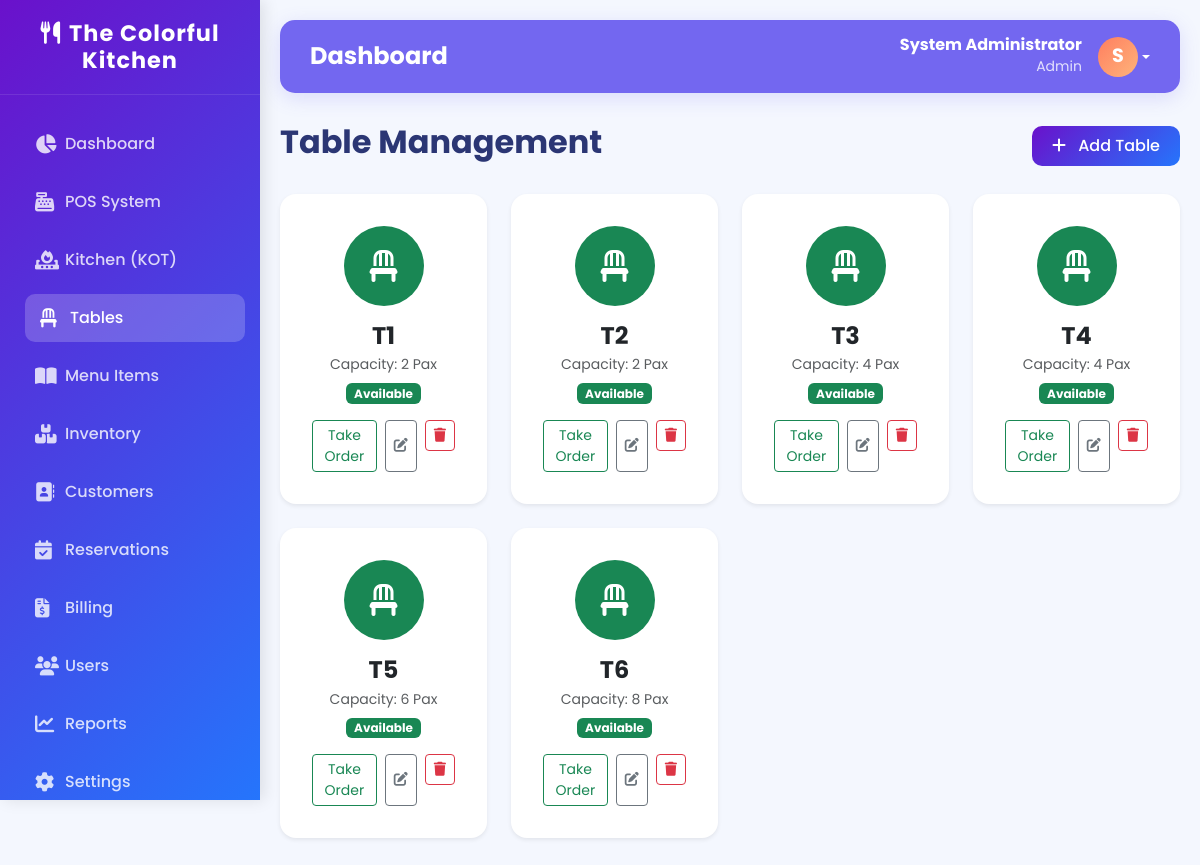
/modules/tables/index.php (signed in), run on the app's committed database.
### tables this page shows
CREATE TABLE IF NOT EXISTS `settings` (
  `id` INT AUTO_INCREMENT PRIMARY KEY,
  `setting_key` VARCHAR(50) NOT NULL UNIQUE,
  `setting_value` TEXT
);

CREATE TABLE IF NOT EXISTS `restaurant_tables` (
  `id` INT AUTO_INCREMENT PRIMARY KEY,
  `table_number` VARCHAR(20) NOT NULL UNIQUE,
  `capacity` INT NOT NULL DEFAULT 4,
  `status` ENUM('Available', 'Occupied', 'Reserved') DEFAULT 'Available'
);

### modules/tables/index.php (the view, shortened to what this page needs)
<?php
require_once '../../includes/db.php';
$tables = $pdo->query("SELECT * FROM restaurant_tables ORDER BY id")->fetchAll();
include '../../includes/header.php';
?>
<div class="d-flex justify-content-between align-items-center mb-4">
    <h2 class="fw-bold">Table Management</h2>
    <button class="btn btn-primary-custom" data-bs-toggle="modal" data-bs-target="#addTableModal">
        <i class="fa-solid fa-plus me-2"></i> Add Table
    </button>
</div>
<div class="row">
    <?php foreach($tables as $t):
        $colorClass = 'bg-success';
    ?>
    <div class="col-md-3 col-sm-6 mb-4">
        <div class="card border-0 shadow-sm rounded-4 h-100 text-center p-3">
            <div class="card-body d-flex flex-column justify-content-center align-items-center">
                <div class="<?= $colorClass ?> text-white rounded-circle d-flex align-items-center justify-content-center mb-3" style="width: 80px; height: 80px; font-size: 2rem;">
                    <i class="fa-solid fa-chair"></i>
                </div>
                <h4 class="fw-bold mb-1"><?= htmlspecialchars($t['table_number']) ?></h4>
                <p class="text-muted small mb-2">Capacity: <?= htmlspecialchars($t['capacity']) ?> Pax</p>
                <span class="badge <?= $colorClass ?>"><?= $t['status'] ?></span>
                <div class="mt-3 w-100 d-flex justify-content-center gap-2">
                    <?php if($t['status'] == 'Available'): ?>
                        <a href="/Restaurant/modules/pos/index.php?table_id=<?= $t['id'] ?>" class="btn btn-sm btn-outline-success">Take Order</a>
                    <?php else: ?>
                        <a href="/Restaurant/modules/pos/index.php?table_id=<?= $t['id'] ?>" class="btn btn-sm btn-outline-primary">View Order</a>
                    <?php endif; ?>
                    <button class="btn btn-sm btn-outline-secondary" data-bs-toggle="modal" data-bs-target="#editTableModal<?= $t['id'] ?>"><i class="fa-solid fa-edit"></i></button>
                    <form method="POST" onsubmit="return confirm('Are you sure you want to delete this table?');" class="d-inline">
                        <button type="submit" class="btn btn-sm btn-outline-danger"><i class="fa-solid fa-trash"></i></button>
                    </form>
                </div>
            </div>
        </div>
    </div>
    <?php endforeach; ?>
</div>
<?php include '../../includes/footer.php'; ?>

### includes/header.php (shortened to what this page needs)
<?php
$base_url = '/Restaurant';
?>
<!DOCTYPE html>
<html lang="en">
<head>
    <link href="https://cdn.jsdelivr.net/npm/bootstrap@5.3.0/dist/css/bootstrap.min.css" rel="stylesheet">
    <link rel="stylesheet" href="https://cdnjs.cloudflare.com/ajax/libs/font-awesome/6.4.0/css/all.min.css">
    <link rel="stylesheet" href="<?= $base_url ?>/assets/css/style.css?v=<?= time() ?>">
</head>
<body>
<?php include 'sidebar.php'; ?>
<div class="main-content">
    <div class="top-header">
        <div class="d-flex align-items-center">
            <h4 class="mb-0 text-dark fw-bold">Dashboard</h4>
        </div>
        <div class="user-profile dropdown">
            <div class="d-flex align-items-center dropdown-toggle" role="button" data-bs-toggle="dropdown" aria-expanded="false">
                <div class="text-end me-3">
                    <h6 class="mb-0 fw-bold"><?= htmlspecialchars($_SESSION['full_name'] ?? 'Guest') ?></h6>
                    <small class="text-muted"><?= htmlspecialchars($_SESSION['role'] ?? '') ?></small>
                </div>
                <div class="user-avatar">
                    <?= strtoupper(substr($_SESSION['full_name'] ?? 'G', 0, 1)) ?>
                </div>
            </div>
        </div>
    </div>

### includes/sidebar.php
<?php
$current_page = basename($_SERVER['PHP_SELF']);
$current_dir = basename(dirname($_SERVER['PHP_SELF']));
$base_url = '/Restaurant';
$res_name_query = $pdo->query("SELECT setting_value FROM settings WHERE setting_key = 'restaurant_name'")->fetchColumn();
$display_restaurant_name = $res_name_query ? $res_name_query : 'Restaurant';
function isActive($dir, $page = null) {
    global $current_dir, $current_page;
    if ($page) {
        return ($current_dir == $dir && $current_page == $page) ? 'active' : '';
    }
    return ($current_dir == $dir) ? 'active' : '';
}
?>
<div class="sidebar">
    <div class="sidebar-header">
        <h3><i class="fa-solid fa-utensils me-2"></i><?= htmlspecialchars($display_restaurant_name) ?></h3>
    </div>
    <ul class="sidebar-menu">
        <li>
            <a href="<?= $base_url ?>/index.php" class="<?= isActive('Restaurant', 'index.php') ?>">
                <i class="fa-solid fa-chart-pie"></i> Dashboard
            </a>
        </li>
        <li>
            <a href="<?= $base_url ?>/modules/pos/index.php" class="<?= isActive('pos') ?>">
                <i class="fa-solid fa-cash-register"></i> POS System
            </a>
        </li>
        <li>
            <a href="<?= $base_url ?>/modules/kitchen/index.php" class="<?= isActive('kitchen') ?>">
                <i class="fa-solid fa-fire-burner"></i> Kitchen (KOT)
            </a>
        </li>
        <li>
            <a href="<?= $base_url ?>/modules/tables/index.php" class="<?= isActive('tables') ?>">
                <i class="fa-solid fa-chair"></i> Tables
            </a>
        </li>
        <li>
            <a href="<?= $base_url ?>/modules/menu/index.php" class="<?= isActive('menu') ?>">
                <i class="fa-solid fa-book-open"></i> Menu Items
            </a>
        </li>
        <li>
            <a href="<?= $base_url ?>/modules/inventory/index.php" class="<?= isActive('inventory') ?>">
                <i class="fa-solid fa-boxes-stacked"></i> Inventory
            </a>
        </li>
        <li>
            <a href="<?= $base_url ?>/modules/customers/index.php" class="<?= isActive('customers') ?>">
                <i class="fa-solid fa-address-book"></i> Customers
            </a>
        </li>
        <li>
            <a href="<?= $base_url ?>/modules/reservations/index.php" class="<?= isActive('reservations') ?>">
                <i class="fa-solid fa-calendar-check"></i> Reservations
            </a>
        </li>
        <li>
            <a href="<?= $base_url ?>/modules/billing/index.php" class="<?= isActive('billing') ?>">
                <i class="fa-solid fa-file-invoice-dollar"></i> Billing
            </a>
        </li>
        <li>
            <a href="<?= $base_url ?>/modules/users/index.php" class="<?= isActive('users') ?>">
                <i class="fa-solid fa-users"></i> Users
            </a>
        </li>
        <li>
            <a href="<?= $base_url ?>/modules/reports/index.php" class="<?= isActive('reports') ?>">
                <i class="fa-solid fa-chart-line"></i> Reports
            </a>
        </li>
        <li>
            <a href="<?= $base_url ?>/modules/settings/index.php" class="<?= isActive('settings') ?>">
                <i class="fa-solid fa-cog"></i> Settings
            </a>
        </li>
    </ul>
</div>

### includes/footer.php (shortened to what this page needs)
</div>
</body>
</html>

### assets/css/style.css (style rules this page uses)
:root { --primary-color: #ff7e5f; --secondary-color: #feb47b; --accent-color: #6a11cb; --accent-light: #2575fc; --bg-color: #f4f7fe; --text-color: #2b3674; --card-bg: #ffffff; --sidebar-width: 260px; }
body { font-family: 'Poppins', sans-serif; background-color: var(--bg-color); color: var(--text-color); overflow-x: hidden; }
.sidebar { width: var(--sidebar-width); position: fixed; top: 0; left: 0; height: 100vh; background: linear-gradient(135deg, var(--accent-color) 0%, var(--accent-light) 100%); color: white; z-index: 100; transition: all 0.3s ease; box-shadow: 4px 0 15px rgba(0,0,0,0.1); overflow-y: auto; }
.sidebar-header { padding: 20px; text-align: center; border-bottom: 1px solid rgba(255,255,255,0.1); }
.sidebar-header h3 { margin: 0; font-weight: 700; font-size: 1.4rem; letter-spacing: 1px; }
.sidebar-menu { padding: 20px 0; list-style: none; margin: 0; }
.sidebar-menu li { padding: 5px 20px; }
.sidebar-menu a { color: rgba(255,255,255,0.8); text-decoration: none; display: flex; align-items: center; padding: 12px 15px; border-radius: 10px; transition: all 0.3s; font-weight: 500; }
.sidebar-menu a:hover, .sidebar-menu a.active { background: rgba(255,255,255,0.2); color: white; transform: translateX(5px); }
.sidebar-menu a i { width: 30px; font-size: 1.2rem; }
.main-content { margin-left: var(--sidebar-width); padding: 20px; transition: all 0.3s ease; }
.top-header { background: #7367F0; color: white; padding: 15px 30px; border-radius: 15px; box-shadow: 0 5px 20px rgba(115, 103, 240, 0.2); display: flex; justify-content: space-between; align-items: center; margin-bottom: 30px; }
.top-header .text-dark { color: white !important; }
.top-header .text-muted { color: rgba(255, 255, 255, 0.8) !important; }
.top-header h6 { color: white; }
.user-profile { display: flex; align-items: center; gap: 15px; }
.user-avatar { width: 40px; height: 40px; border-radius: 50%; background: linear-gradient(135deg, var(--primary-color) 0%, var(--secondary-color) 100%); color: white; display: flex; align-items: center; justify-content: center; font-weight: bold; font-size: 1.2rem; }
.btn-primary-custom { background: linear-gradient(135deg, var(--accent-color) 0%, var(--accent-light) 100%); border: none; color: white; border-radius: 10px; padding: 8px 20px; font-weight: 500; }

### data on the page
settings: setting_value "The Colorful Kitchen"
restaurant_tables: table_number "T1", capacity "2", status "Available"
restaurant_tables: table_number "T2", capacity "2", status "Available"
restaurant_tables: table_number "T3", capacity "4", status "Available"
restaurant_tables: table_number "T4", capacity "4", status "Available"
restaurant_tables: table_number "T5", capacity "6", status "Available"
restaurant_tables: table_number "T6", capacity "8", status "Available"

### other printed values
$_SESSION['full_name'] "System Administrator"
$_SESSION['role'] "Admin"
substr($_SESSION['full_name'] ?? 'G', 0, 1) "S"
